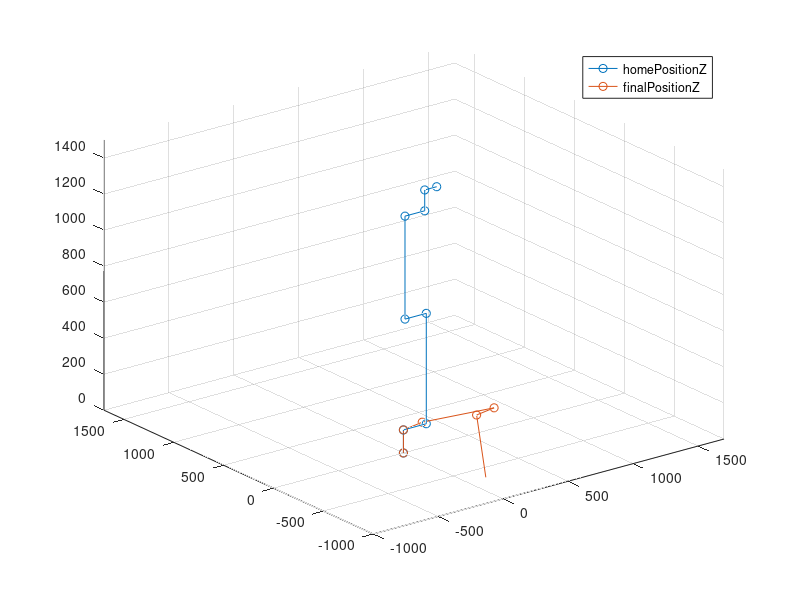

Reproduce this figure in MATLAB. (Note: this script raises an error after producing the figure.)
xc = 0;
yc = 800;
zc = 100;
D3 = 163.9;
D4 = 571.6;
L2 = 612.7;
rz = zc;

num = xc*D3+yc*sqrt((xc^2)+(yc^2)-(D3^2));
den = (xc^2)+(yc^2);

ct1= num/den;
if ct1 > 1
    ct1 = 1;
else
    if ct1 < -1
        ct1 = -1;
    end
end
st1= (D3-xc*ct1)/yc;

ry= yc*ct1 - xc*st1;

ct3 = ((ry^2)+(rz^2)-(L2^2)-(D4^2))/(2*L2*D4);
st3 = +-sqrt(1-ct3^2);

k1=L2+D4*cos(ct3);
k2= D4*st3;


ct2 = (rz*k1 - ry*k2)/((k1^2)+(k2^2));
st2 = (-ry -k2*ct2)/k1;


Angle1cos= acos(ct1);
Angle1sin= asin(st1);
Angle2cos= acos(ct2);
Angle2sin= asin(st2);
Angle3cos= acos(ct3);
Angle3sin= asin(st3);


% Task 1: Forward Kinematics Simulator for UR10 Manipulator
% This MATLAB script calculates and visualizes the forward kinematics of the UR10 arm.
% 
t = [Angle1cos Angle2cos Angle3cos deg2rad(-80)  -pi/2 0];

home = [ 0 0 0 0 0 0];

offset = [-90 90 0 90 0 0];
offsetrad = deg2rad(offset);

t2= [171.17 -93.83 -135.13 -41.44 87.40 -12.47];
t4= [171.15 -89.21 -132.81 -48.37 87.42 -12.47];
t1 = t4+offset;
t3 = t2+offset;
A1 = [cos(t(1)) -sin(t(1)) 0 0;
      sin(t(1))  cos(t(1)) 0 0;
         0          0      1 0;
         0          0      0 1;
     ];

A2 = [   1          0           0       0;
         0      cos(t(2))   -sin(t(2))  0;
         0      sin(t(2))    cos(t(2))  0;
         0          0           0       1;
     ];


A3 = [   1          0           0       0;
         0      cos(t(3))   -sin(t(3))  612.7*sin(t(3));
         0      sin(t(3))    cos(t(3))  612.7*(1-cos(t(3)));
         0          0           0       1;
     ];

A4 = [   1          0           0       0;
         0      cos(t(4))   -sin(t(4))  1184.3*sin(t(4));
         0      sin(t(4))    cos(t(4))  1184.3*(1-cos(t(4)));
         0          0           0       1;
     ];

A5 = [cos(t(5)) -sin(t(5)) 0  163.9*(1-cos(t(5)));
      sin(t(5))  cos(t(5)) 0 163.9*-sin(t(5));
         0          0      1 0;
         0          0      0 1;
     ];

A6 = [   1          0           0       0;
         0      cos(t(6))   -sin(t(6))  1300*sin(t(6));
         0      sin(t(6))    cos(t(6))  1300*(1-cos(t(6)));
         0          0           0       1;
     ];


p0 = [0; 0; 0; 1];
p1 = [0; 0; 128; 1];
p2 = [176; 0; 128; 1];
p3 = [176; 0; 740.70;  1];
p4 = [12.1; 0; 740.70; 1];
p5 = [12.1; 0; 1312.30; 1];
p6 = [163.9; 0; 1312.30; 1];
p7 = [163.9; 0; 1428; 1];
p8 = [256.1; 0; 1428; 1];


%% Apply transformations on Home position
q0 = (p0 - [0; 0; 128; 0]);
q1 = (p1 - [0; 0; 128; 0]);
q2 = A1*(p2 - [0; 0; 128; 0]);
q3 = A1*A2*(p3 - [0; 0; 128; 0]);
q4 = A1*A2*(p4 - [0; 0; 128; 0]);
q5 = A1*A2*A3*A4*(p5 - [0; 0; 128; 0]);
q6 = A1*A2*A3*A4*A5*(p6 - [0; 0; 128; 0]);
q7 = A1*A2*A3*A4*A5*A6*(p7 - [0; 0; 128; 0]);
q8 = A1*A2*A3*A4*A5*A6*(p8 - [0; 0; 128; 0]);

%% Final Configuration of the manipulator

homePositionX = [double(p0(1)) double(p1(1)) double(p2(1)) double(p3(1)) double(p4(1)) double(p5(1)) double(p6(1)) double(p7(1)) double(p8(1))];
homePositionY = [double(p0(2)) double(p1(2)) double(p2(2)) double(p3(2)) double(p4(2)) double(p5(2)) double(p6(2)) double(p7(2)) double(p8(2))];
homePositionZ = [double(p0(3)) double(p1(3)) double(p2(3)) double(p3(3)) double(p4(3)) double(p5(3)) double(p6(3)) double(p7(3)) double(p8(3))];

finalPositionX = [ double(q0(1)) double(q1(1)) double(q2(1)) double(q3(1)) double(q4(1)) double(q5(1)) double(q6(1)) double(q7(1)) double(q8(1))];
finalPositionY = [ double(q0(2)) double(q1(2)) double(q2(2)) double(q3(2)) double(q4(2)) double(q5(2)) double(q6(2)) double(q7(2)) double(q8(2))];
finalPositionZ = [ double(q0(3)) double(q1(3)) double(q2(3)) double(q3(3)) double(q4(3)) double(q5(3)) double(q6(3)) double(q7(3)) double(q8(3))] + 128;


%% Plot
figure
% Create plot3 of homePositionX, homePositionY, and homePositionZ
plot3(homePositionX,homePositionY,homePositionZ,'Marker','o','DisplayName','homePositionZ');

hold on
% Create plot3 of finalPositionX, finalPositionY, and finalPositionZ
plot3(finalPositionX,finalPositionY,finalPositionZ,'Marker','o','DisplayName','finalPositionZ');
hold off

legend

axis([-1000 1700 -1000 1700 0 1500])
grid on 

send2python(home,1)

pause(5)

send2python(deg2rad(t1),1)

pause(5)

send2python(deg2rad(t3),0)

pause(5)

send2python(deg2rad(t1),0)

pause(5)

send2python(home,0)

pause(5)

send2python(t,1)

pause(5)

send2python(home,0)
